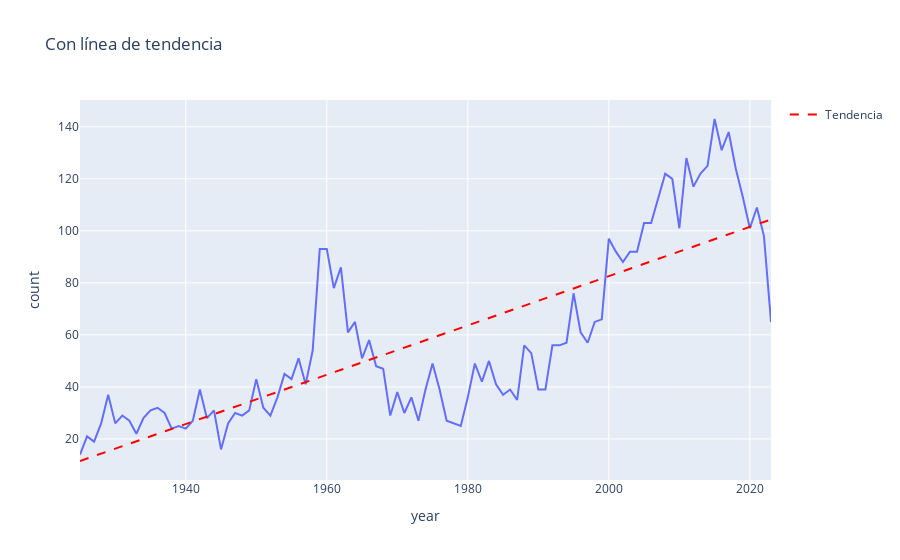

The notebook cell this image was saved under:
### Code cell
# Ajuste de línea de regresión lineal
coef = np.polyfit(anos_disp['year'], anos_disp['count'], 1)
poly1d_fn = np.poly1d(coef)

# Crear gráfico base con plotly express
fig = px.line(anos_disp, x="year", y="count", title="Con línea de tendencia")

# Añadir línea de tendencia
fig.add_trace(go.Scatter(
    x=anos_disp['year'],
    y=poly1d_fn(anos_disp['year']),
    mode='lines',
    name='Tendencia',
    line=dict(color='red', dash='dash')
))

fig.show()
